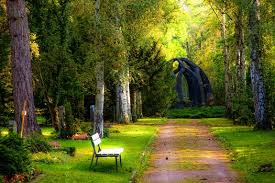
#> input picture intro-lecture/nature1.jpg, 275 x 183 px
$ jupyter execute --allow-errors compression.ipynb   (shell and % lines are left out)
#> lines starting #> are read from the running program, lines starting #| are printed output that depends on the picture
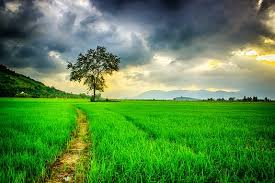
#> input picture intro-lecture/nature2.jpg, 275 x 183 px
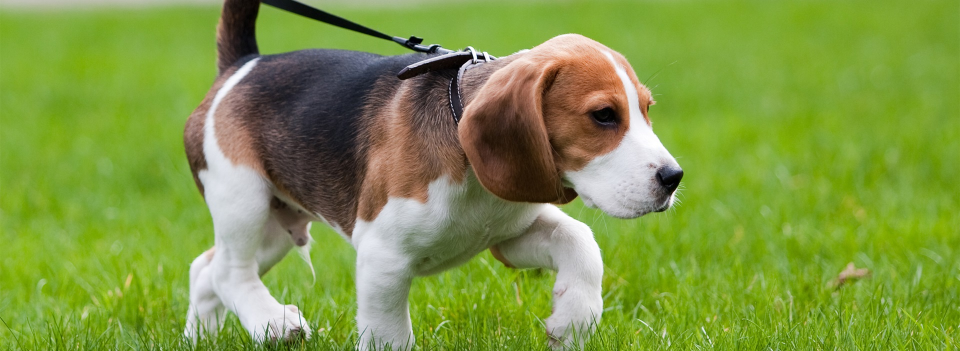
#> input picture intro-lecture/animal1.jpg, 1920 x 702 px (shown at 1/2 size)
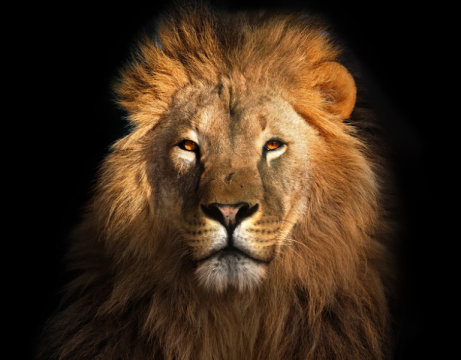
#> input picture intro-lecture/animal2.jpg, 461 x 360 px
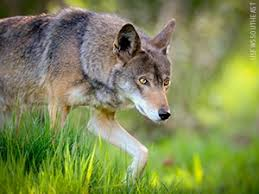
#> input picture intro-lecture/animal3.jpg, 259 x 194 px
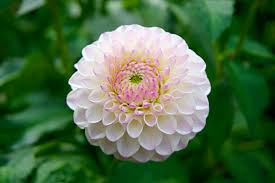
#> input picture intro-lecture/flower1.jpg, 275 x 183 px
[cell 1]
import numpy as np
import matplotlib.pyplot as plt
from numpy.linalg import svd
from PIL import Image

[cell 2]
from ipywidgets import interact, interactive, interact_manual
import ipywidgets as widgets
from IPython.display import display

#> (a cell that did not finish here is left out)
